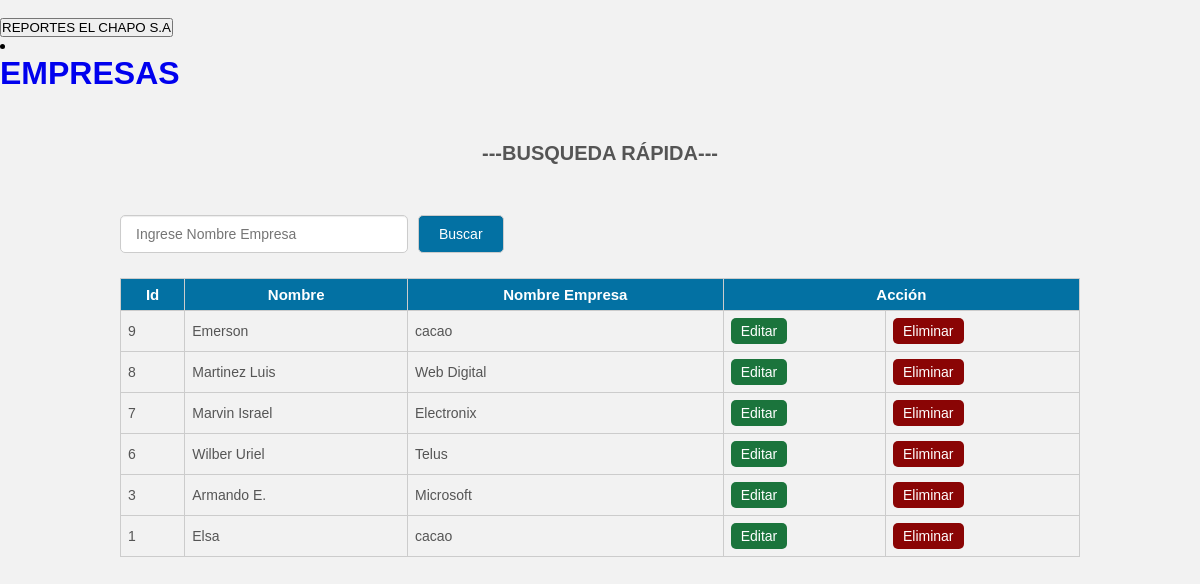
The page /busqueda.php on the database its author committed.
### tables this page shows
CREATE TABLE IF NOT EXISTS `empleados` (
  `id` int(11) NOT NULL AUTO_INCREMENT,
  `nombre` text NOT NULL,
  `apellidos` text NOT NULL,
  `telefono` text NOT NULL,
  `nempresa` text NOT NULL,
  `correo` text NOT NULL,
  `idEmpresa` int(11) NOT NULL,
  PRIMARY KEY (`id`)
);

### busqueda.php (the view, shortened to what this page needs)
<?php
	include_once 'conexion.php';
	$sentencia_select=$con->prepare('SELECT *FROM empleados ORDER BY id DESC');
	$sentencia_select->execute();
	$resultado=$sentencia_select->fetchAll();
?>
 <a href="http://localhost/reportechapo/BD/index.php" target="_blank">
 	<br>
<button class="btn btn-success btn-lg"><i class="fa fa-file"></i><center>REPORTES EL CHAPO S.A</center></button>
							</a>
<!DOCTYPE html>
<html lang="es">
<head>
	<link rel="stylesheet" href="css/estilo.css">
	<li><h1><a href="entidad.php">EMPRESAS</a></h1></li>
</head>
<body>
	<div class="contenedor">
		<h2> ---BUSQUEDA RÁPIDA--- </h2>
		<div class="barra__buscador">
			<form action="" class="formulario" method="post">
				<input type="text" name="buscar" placeholder="Ingrese Nombre Empresa"
				value="<?php if(isset($buscar_text)) echo $buscar_text; ?>" class="input__text">
				<input type="submit" class="btn" name="btn_buscar" value="Buscar">
			</form>
		</div>
		<table>
			<tr class="head">
				<td>Id</td>
				<td>Nombre</td>
				<td>Nombre Empresa</td>
				<td colspan="2">Acción</td>
			</tr>
			<?php foreach($resultado as $fila):?>
				<tr >
					<td><?php echo $fila['id']; ?></td>
					<td><?php echo $fila['nombre']; ?></td>
					<td><?php echo $fila['nempresa']; ?></td>
					<td><a href="editarreporte.php?id=<?php echo $fila['id']; ?>"  class="btn__update" >Editar</a></td>
					<td><a href="eliminarreporte.php?id=<?php echo $fila['id']; ?>" class="btn__delete">Eliminar</a></td>
				</tr>
			<?php endforeach ?>
		</table>
	</div>
</body>
</html>

### css/estilo.css (style rules this page uses)
* { padding: 0; margin: 0px; box-sizing: border-box; }
body { font-family: 'Arial',sans-serif; font-size: 16px; background: #f2f2f2; }
a { text-decoration: none; }
.contenedor { width: 80%; max-width: 1000px; margin: 30px auto; overflow: hidden; }
h2 { display: block; margin-top: 20px; margin-bottom: 20px; text-align: center; font-size: 20px; font-family: 'Arial', sans-serif; font-weight: bold; color: #555; }
.barra__buscador { width: 100%; margin-top: 50px; margin-bottom: 10px; }
.formulario { display: flex; width: 100%; overflow: hidden; }
form .input__text { width: 100%; border: 1px solid #ccc; border-radius: 5px; box-shadow: 0 1px 1px rgba(0, 0, 0, 0.075) inset; color: #848688; display: block; font-size: 14px; margin-bottom: 15px; padding: 10px 15px; max-width: 30%; margin-right: 10px; outline: medium none; }
form .btn { border: 1px solid #ccc; border-radius: 5px; box-shadow: 0 1px 1px rgba(0, 0, 0, 0.075) inset; color: #fff; display: block; font-size: 14px; background: rgb(3, 113, 163); margin-bottom: 15px; padding: 10px 20px; margin-right: 10px; outline: medium none; cursor: pointer; }
table { width: 100%; border-collapse: collapse; }
table .head { background: rgb(3, 113, 163); }
table .head td { color: #fff; font-family: 'Arial',sans-serif; font-weight: bold; font-size: 15px; text-align: center; }
table tr td { border:1px solid #ccc; padding: 7px; font-size: 14px; color: #555; }
.btn__update { display: inline-block; font-size: 14px; background: #1b743c; color: #fff; border-radius: 5px; padding: 5px 10px; }
.btn__delete { display: inline-block; font-size: 14px; background: #8a0505; color: #fff; border-radius: 5px; padding: 5px 10px; }

### rows shown on the page
empleados: id "9", nombre "Emerson", nempresa "cacao"
empleados: id "8", nombre "Martinez Luis", nempresa "Web Digital"
empleados: id "7", nombre "Marvin Israel", nempresa "Electronix"
empleados: id "6", nombre "Wilber Uriel", nempresa "Telus"
empleados: id "3", nombre "Armando E.", nempresa "Microsoft"
empleados: id "1", nombre "Elsa", nempresa "cacao"
